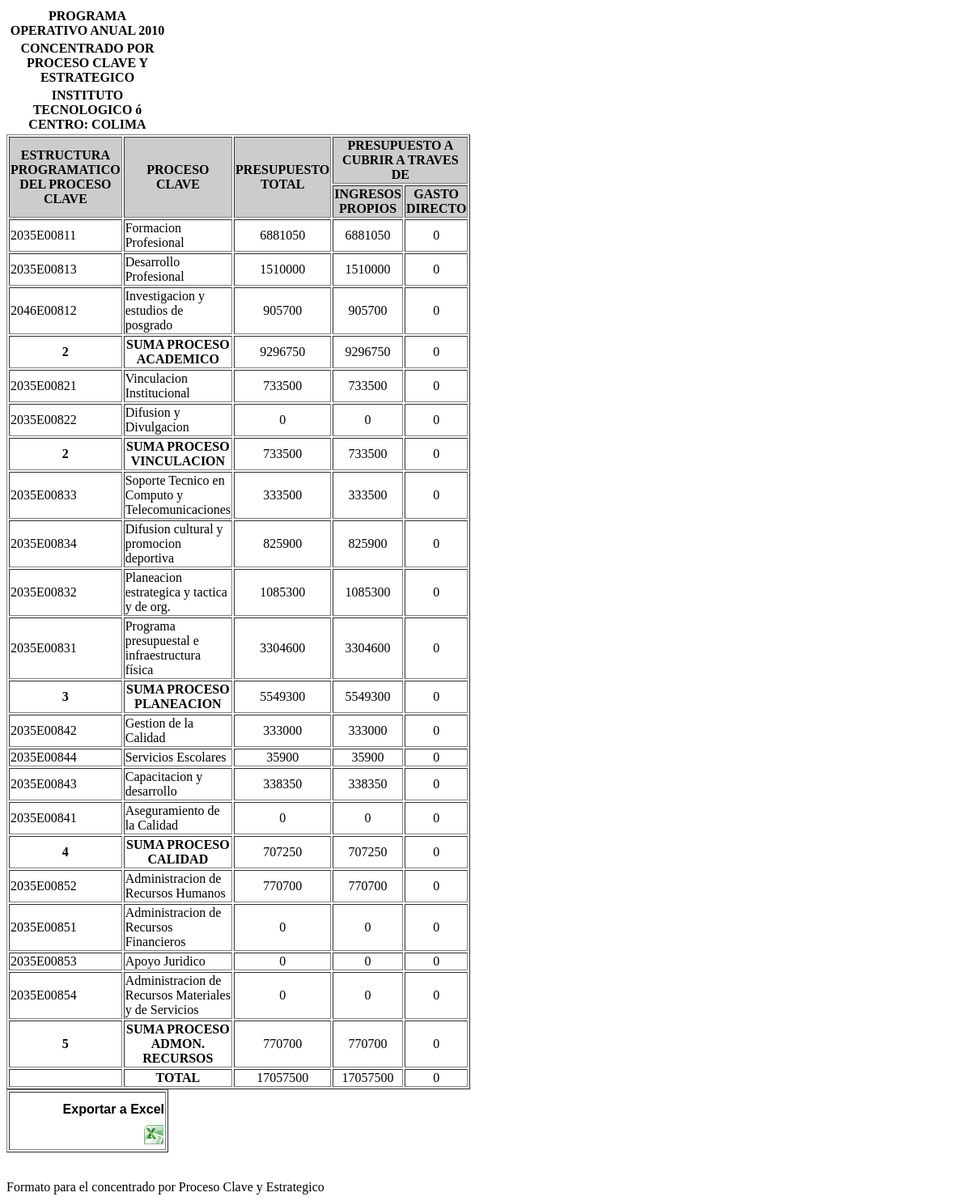
Page /programa_operativo_anual.php on the committed database.
### tables this page shows
CREATE TABLE `procesoclave` (
  `clave` varchar(11) NOT NULL,
  `id_procesoestrategico` int(11) default NULL,
  `nombre` varchar(200) default NULL,
  `descripcion` varchar(500) default NULL,
  `vigencia` date default NULL,
  `monto` double default NULL,
  `periodo` varchar(20) default NULL,
  `ingreso_propio` double default NULL,
  `gasto_directo` double default NULL,
  `gf` int(11) default NULL,
  `fn` int(11) default NULL,
  `sf` int(11) default NULL,
  `ai` int(11) default NULL,
  `pp` varchar(255) default NULL,
  `codigo` int(11) default NULL,
  `id_procesoclave` int(11) NOT NULL auto_increment,
  PRIMARY KEY  (`id_procesoclave`)
);

### programa_operativo_anual.php (the view, shortened to what this page needs)
<!DOCTYPE html PUBLIC "-//W3C//DTD XHTML 4.01 Transitional//EN" "http://www.w3.org/TR/xhtml1/DTD/xhtml1-transitional.dtd">
<html xmlns="http://www.w3.org/1999/xhtml">
<head>
</head>
<body onload="cargar();">
                                <form id="form1" name="form1" method="post"  action="programa_operativo_anual_imp.php" >
                                <table width="200" border="0">
  <tr>
    <td><div align="center"><strong>PROGRAMA OPERATIVO ANUAL 2010</strong></div></td>
  </tr>
  <tr>
    <td><div align="center"><strong>CONCENTRADO POR PROCESO CLAVE Y ESTRATEGICO</strong></div></td>
  </tr>
  <tr>
    <td><div align="center"><strong>INSTITUTO TECNOLOGICO &oacute; CENTRO: COLIMA</strong></div></td>
  </tr>
</table>
								<table width="200" border="1">
								  <tr>
								    <td width="19%" rowspan="2" bgcolor="#CCCCCC"><div align="center"><strong>ESTRUCTURA PROGRAMATICO DEL PROCESO CLAVE</strong></div></td>
								    <td width="38%" rowspan="2" bgcolor="#CCCCCC"><div align="center"><strong>PROCESO CLAVE</strong></div></td>
								    <td width="13%" rowspan="2" bgcolor="#CCCCCC"><div align="center"><strong>PRESUPUESTO TOTAL</strong></div></td>
								    <td colspan="2" bgcolor="#CCCCCC"><div align="center"><strong>PRESUPUESTO A CUBRIR A TRAVES DE</strong></div></td>
							      </tr>
								  <tr>
								    <td width="16%" bgcolor="#CCCCCC"><div align="center"><strong>INGRESOS PROPIOS</strong></div></td>
								    <td width="14%" bgcolor="#CCCCCC"><div align="center"><strong>GASTO DIRECTO</strong></div></td>
							      </tr>
                                  <?
												$Sql="select gf,fn,sf,ai,pp,codigo,nombre,monto + gasto_directo as monto,monto,gasto_directo from procesoclave where id_procesoestrategico = '1'";
												$ISql = mysql_query($Sql);
												$num=mysql_num_rows($ISql);
												if($num>0)
												{
													$a=1;
													while($row = mysql_fetch_array($ISql))
													{
													if($a==0)
													{
													?>
        											    <? $a=1;}else{?>
								  <tr>
                                  <? $a=0;}?>
								    <td><? echo $row[0]; echo $row[1]; echo $row[2];echo $row[3];echo $row[4];echo $row[5];  ?>
							        <div align="center"></div></td>
								    <td><? echo $row[6]; ?></td>
								    <td><div align="center"><? echo $row[7]; ?></div></td>
								    <td><div align="center"><? echo $row[8]; ?></div></td>
								    <td><div align="center"><? echo $row[9]; ?></div></td>
							      </tr>
                                   <?
										}
									}
									?>
                                  <?
	$suma="select sum(monto) + sum(gasto_directo) , sum(monto),sum(gasto_directo) from procesoclave where id_procesoestrategico ='1'";
	$academico=mysql_query($suma);
	$row01 = mysql_fetch_array($academico);
	?>
								  <tr>
								    <td><div align="center"><strong>2</strong></div></td>
								    <td><div align="center"><strong>SUMA PROCESO ACADEMICO</strong></div></td>
								    <td><div align="center"><? echo $row01[0]; ?></div></td>
								    <td><div align="center"><? echo $row01[1]; ?></div></td>
								    <td><div align="center"><? echo $row01[2]; ?></div></td>
							      </tr>
                                  <?
												$Sql="select  gf,fn,sf,ai,pp,codigo,nombre,monto + gasto_directo as monto,monto,gasto_directo from procesoclave where id_procesoestrategico = '2'";
												$ISql = mysql_query($Sql);
												$num=mysql_num_rows($ISql);
												if($num>0)
												{
													$a=1;
													while($row = mysql_fetch_array($ISql))
													{
													if($a==0)
													{
													?>
        											    <? $a=1;}else{?>
								  <tr>
								     <? $a=0;}?>
								    <td><? echo $row[0]; echo $row[1]; echo $row[2];echo $row[3];echo $row[4];echo $row[5]; ?></td>
								    <td><? echo $row[6]; ?></td>
								    <td><div align="center"><? echo $row[7]; ?></div></td>
								    <td><div align="center"><? echo $row[8]; ?></div></td>
								    <td><div align="center"><? echo $row[9]; ?></div></td>
							      </tr>
                                   <?
										}
									}
									?>
                      <?
	$suma2="select  sum(monto) + sum(gasto_directo), sum(monto),sum(gasto_directo) from procesoclave where id_procesoestrategico ='2'";
	$vinculacion=mysql_query($suma2);
	$row02 = mysql_fetch_array($vinculacion);
	?>
								  <tr>
								    <td><div align="center"><strong>2</strong></div></td>
								    <td><div align="center"><strong>SUMA PROCESO VINCULACION</strong></div></td>
								    <td><div align="center"><? echo $row02[0]; ?></div></td>
								    <td><div align="center"><? echo $row02[1]; ?></div></td>
								    <td><div align="center"><? echo $row02[2]; ?></div></td>
							      </tr>
                                   <?
												$Sql="select  gf,fn,sf,ai,pp,codigo,nombre,monto + gasto_directo as monto,monto,ingreso_propio,gasto_directo from procesoclave where id_procesoestrategico = '3'";
												$ISql = mysql_query($Sql);
												$num=mysql_num_rows($ISql);
												if($num>0)
												{
													$a=1;
													while($row = mysql_fetch_array($ISql))
													{
													if($a==0)
													{
													?>
        											    <? $a=1;}else{?>
								  <tr>
								     <? $a=0;}?>
								    <td><? echo $row[0]; echo $row[1]; echo $row[2];echo $row[3];echo $row[4];echo $row[5]; ?>
							        <div align="center"></div></td>
								    <td><? echo $row[6]; ?></td>
								    <td><div align="center"><? echo $row[7]; ?></div></td>
								    <td><div align="center"><? echo $row[8]; ?></div></td>
								    <td><div align="center"><? echo $row[9]; ?></div></td>
							      </tr>
                                   <?
										}
									}
									?>
                               <?
	$suma3="select  sum(monto) + sum(gasto_directo), sum(monto),sum(gasto_directo) from procesoclave where id_procesoestrategico ='3'";
	$planeacion=mysql_query($suma3);
	$row03 = mysql_fetch_array($planeacion);
	?>
								  <tr>
								    <td><div align="center"><strong>3</strong></div></td>
								    <td><div align="center"><strong>SUMA PROCESO PLANEACION</strong></div></td>
								    <td><div align="center"><? echo $row03[0]; ?></div></td>
								    <td><div align="center"><? echo $row03[1]; ?></div></td>
								    <td><div align="center"><? echo $row03[2]; ?></div></td>
							      </tr>
                                  <?
												$Sql="select  gf,fn,sf,ai,pp,codigo,nombre,monto + gasto_directo as monto,monto,gasto_directo from procesoclave where id_procesoestrategico = '4'";
												$ISql = mysql_query($Sql);
												$num=mysql_num_rows($ISql);
												if($num>0)
												{
													$a=1;
													while($row = mysql_fetch_array($ISql))
													{
													if($a==0)
													{
													?>
        											    <? $a=1;}else{?>
								  <tr>
								     <? $a=0;}?>
								    <td><? echo $row[0]; echo $row[1]; echo $row[2];echo $row[3];echo $row[4];echo $row[5]; ?>
							        <div align="center"></div></td>
								    <td><? echo $row[6]; ?></td>
								    <td><div align="center"><? echo $row[7]; ?></div></td>
								    <td><div align="center"><? echo $row[8]; ?></div></td>
								    <td><div align="center"><? echo $row[9]; ?></div></td>
							      </tr>
                                   <?
										}
									}
									?>
                               <?
	$suma4="select  sum(monto) + sum(gasto_directo), sum(monto),sum(gasto_directo) from procesoclave where id_procesoestrategico ='4'";
	$calidad=mysql_query($suma4);
	$row04 = mysql_fetch_array($calidad);
	?>
								  <tr>
								    <td><div align="center"><strong>4</strong></div></td>
								    <td><div align="center"><strong>SUMA PROCESO CALIDAD</strong></div></td>
								    <td><div align="center"><? echo $row04[0]; ?></div></td>
								    <td><div align="center"><? echo $row04[1]; ?></div></td>
								    <td><div align="center"><? echo $row04[2]; ?></div></td>
							      </tr>
								   <?
												$Sql="select  gf,fn,sf,ai,pp,codigo,nombre,monto + gasto_directo as monto,monto,gasto_directo from procesoclave where id_procesoestrategico = '5'";
												$ISql = mysql_query($Sql);
												$num=mysql_num_rows($ISql);
												if($num>0)
												{
													$a=1;
													while($row = mysql_fetch_array($ISql))
													{
													if($a==0)
													{
													?>
        											    <? $a=1;}else{?>
								  <tr>
								     <? $a=0;}?>
								    <td><? echo $row[0]; echo $row[1]; echo $row[2];echo $row[3];echo $row[4];echo $row[5]; ?>
							        <div align="center"></div></td>
								    <td><? echo $row[6]; ?></td>
								    <td><div align="center"><? echo $row[7]; ?></div></td>
								    <td><div align="center"><? echo $row[8]; ?></div></td>
								    <td><div align="center"><? echo $row[9]; ?></div></td>
							      </tr>
                                   <?
										}
									}
									?>
                                     <?
	$suma5="select  sum(monto) + sum(gasto_directo), sum(monto),sum(gasto_directo) from procesoclave where id_procesoestrategico ='5'";
	$recursos=mysql_query($suma5);
	$row05 = mysql_fetch_array($recursos);
	?>
								  <tr>
								    <td><div align="center"><strong>5</strong></div></td>
								    <td><div align="center"><strong>SUMA PROCESO ADMON. RECURSOS</strong></div></td>
								    <td><div align="center"><? echo $row05[0]; ?></div></td>
								    <td><div align="center"><? echo $row05[1]; ?></div></td>
								    <td><div align="center"><? echo $row05[2]; ?></div></td>
							      </tr>
                                <?
	$suma6="select  sum(monto) + sum(gasto_directo), sum(monto),sum(gasto_directo) from procesoclave ";
	$total=mysql_query($suma6);
	$row06 = mysql_fetch_array($total);
	?>
								  <tr>
								    <td><div align="center"></div></td>
								    <td><div align="center"><strong>TOTAL</strong></div></td>
								    <td><div align="center"><? echo $row06[0]; ?></div></td>
								    <td><div align="center"><? echo $row06[1]; ?></div></td>
								    <td><div align="center"><? echo $row06[2]; ?></div></td>
							      </tr>
							    </table>
								<table width="200" border="1">
								  <tr>
								    <td><label>
                                      <div align="right" ><h1>Exportar a Excel</h1><a  href="programa_operativo_anual_imp.php"><img src="imagenes/Excel.png" height="25" width="25" border="0"/></a>
                                      </div>
                                    </label> </td>
							      </tr>
								  </table>
								<p>&nbsp;</p>
                                </form>
						<span class="txtcontenidoazul">Formato para el concentrado por Proceso Clave y Estrategico</span>
</body>
</html>

### programa_operativo_anual.php (style rules this page uses)
p { font: 11px Arial, Helvetica, sans-serif; }
a { color: #900; text-decoration: none; }

### rows in the picture
procesoclave: gf "2", fn "0", sf "3", ai "5", pp "E008", codigo "11", nombre "Formacion Profesional", row "6881050", monto "6881050", gasto_directo "0"
procesoclave: gf "2", fn "0", sf "3", ai "5", pp "E008", codigo "13", nombre "Desarrollo Profesional", row "1510000", monto "1510000", gasto_directo "0"
procesoclave: gf "2", fn "0", sf "4", ai "6", pp "E008", codigo "12", nombre "Investigacion y estudios de posgrado", row "905700", monto "905700", gasto_directo "0"
procesoclave: gf "2", fn "0", sf "3", ai "5", pp "E008", codigo "21", nombre "Vinculacion Institucional", row "733500", monto "733500", gasto_directo "0"
procesoclave: gf "2", fn "0", sf "3", ai "5", pp "E008", codigo "22", nombre "Difusion y Divulgacion", row "0", monto "0", gasto_directo "0"
procesoclave: gf "2", fn "0", sf "3", ai "5", pp "E008", codigo "42", nombre "Gestion de la Calidad", row "333000", monto "333000", gasto_directo "0"
procesoclave: gf "2", fn "0", sf "3", ai "5", pp "E008", codigo "44", nombre "Servicios Escolares", row "35900", monto "35900", gasto_directo "0"
procesoclave: gf "2", fn "0", sf "3", ai "5", pp "E008", codigo "43", nombre "Capacitacion y desarrollo", row "338350", monto "338350", gasto_directo "0"
procesoclave: gf "2", fn "0", sf "3", ai "5", pp "E008", codigo "41", nombre "Aseguramiento de la Calidad", row "0", monto "0", gasto_directo "0"
procesoclave: gf "2", fn "0", sf "3", ai "5", pp "E008", codigo "52", nombre "Administracion de Recursos Humanos", row "770700", monto "770700", gasto_directo "0"
procesoclave: gf "2", fn "0", sf "3", ai "5", pp "E008", codigo "51", nombre "Administracion de Recursos Financieros", row "0", monto "0", gasto_directo "0"
procesoclave: gf "2", fn "0", sf "3", ai "5", pp "E008", codigo "53", nombre "Apoyo Juridico", row "0", monto "0", gasto_directo "0"
procesoclave: gf "2", fn "0", sf "3", ai "5", pp "E008", codigo "54", nombre "Administracion de Recursos Materiales y de Servicios", row "0", monto "0", gasto_directo "0"

### other values in the picture
$row01[0] "9296750"
$row01[1] "9296750"
$row01[2] "0"
$row02[0] "733500"
$row02[1] "733500"
$row02[2] "0"
$row[0] "2"
$row[1] "0"
$row[2] "3"
$row[3] "5"
$row[4] "E008"
$row[5] "33"
$row[6] "Soporte Tecnico en Computo y Telecomunicaciones"
$row[7] "333500"
$row[8] "333500"
